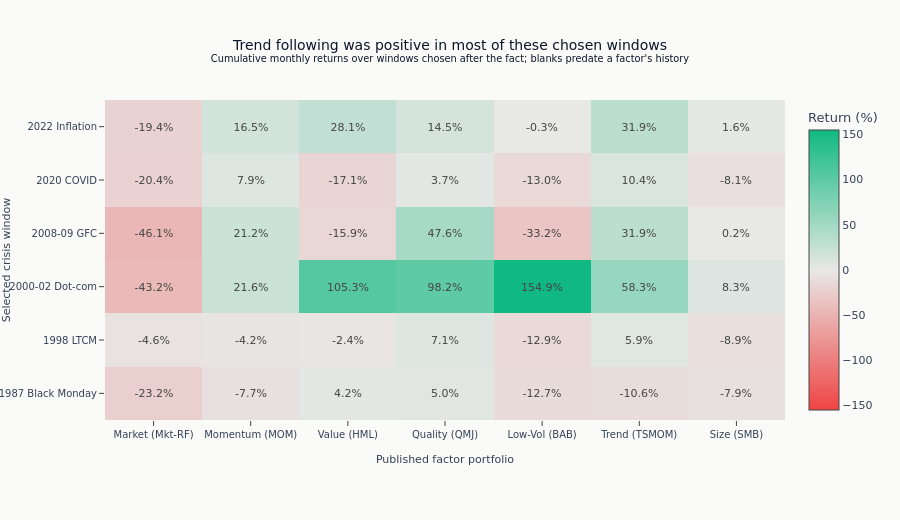

Here is the notebook cell this chart was saved with:
### Code cell
fig.update_layout(
    title=(
        "Trend following was positive in most of these chosen windows"
        "<br><sup>Cumulative monthly returns over windows chosen after the fact; blanks predate "
        "a factor's history</sup>"
    ),
    xaxis_title="Published factor portfolio",
    yaxis_title="Selected crisis window",
    height=520,
    margin=dict(l=105, r=75, b=100),
)
show_plotly_with_alt(
    fig,
    "Heatmap of cumulative factor return, one row per named crisis window and one column per factor, red for losses and blue for gains, with blank cells where a factor's history had not begun.",
)

### Figure 1 — Plotly figure (JSON) as saved in the notebook; plotly's stock layout.template omitted (floating-point values rounded to 4 significant figures)
{"data": [{"colorbar": {"title": {"text": "Return (%)"}}, "colorscale": [[0.0, "#ef4444"], [0.5, "#e8e8e6"], [1.0, "#10b981"]], "hovertemplate": "%{y}<br>%{x}: %{z:.1f}%<extra></extra>", "text": [[-23.2, -7.7, 4.2, 5.0, -12.7, -10.6, -7.9], [-4.6, -4.2, -2.4, 7.1, -12.9, 5.9, -8.9], [-43.2, 21.6, 105.3, 98.2, 154.9, 58.3, 8.3], [-46.1, 21.2, -15.9, 47.6, -33.2, 31.9, 0.2], [-20.4, 7.9, -17.1, 3.7, -13.0, 10.4, -8.1], [-19.4, 16.5, 28.1, 14.5, -0.3, 31.9, 1.6]], "texttemplate": "%{text:.1f}%", "type": "heatmap", "x": ["Market (Mkt-RF)", "Momentum (MOM)", "Value (HML)", "Quality (QMJ)", "Low-Vol (BAB)", "Trend (TSMOM)", "Size (SMB)"], "y": ["1987 Black Monday", "1998 LTCM", "2000-02 Dot-com", "2008-09 GFC", "2020 COVID", "2022 Inflation"], "z": [[-23.19, -7.72, 4.18, 4.981, -12.69, -10.58, -7.91], [-4.631, -4.235, -2.415, 7.095, -12.91, 5.891, -8.933], [-43.22, 21.58, 105.3, 98.15, 154.9, 58.27, 8.276], [-46.1, 21.15, -15.88, 47.56, -33.22, 31.87, 0.1689], [-20.41, 7.93, -17.12, 3.651, -12.97, 10.42, -8.107], [-19.39, 16.53, 28.1, 14.49, -0.3224, 31.89, 1.64]], "zmid": 0}], "layout": {"height": 520, "margin": {"b": 100, "l": 105, "r": 75}, "title": {"text": "Trend following was positive in most of these chosen windows<br><sup>Cumulative monthly returns over windows chosen after the fact; blanks predate a factor's history</sup>"}, "xaxis": {"title": {"text": "Published factor portfolio"}}, "yaxis": {"title": {"text": "Selected crisis window"}}}}
